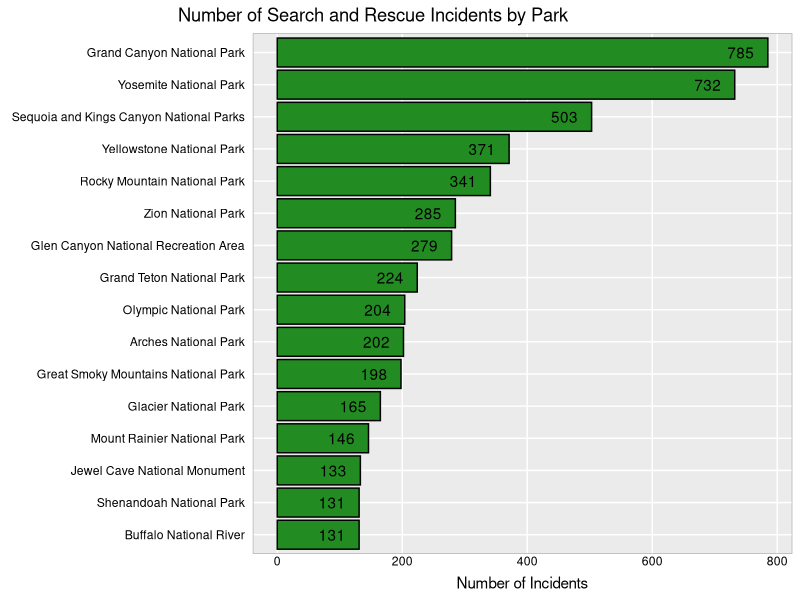

This chart was generated by the following R code: (Note: this script raises an error after producing the figure.)
## ---- chunk 1
#| include: false
library(tidyverse)
library(ggplot2)
## ---- chunk 2
#| echo: false
hw <- theme_gray()+ theme(
  plot.title=element_text(hjust=-0.5),
  plot.subtitle=element_text(hjust=0.5),
  plot.caption=element_text(hjust=-.5),
  
  strip.text.y = element_blank(),
  strip.background=element_rect(fill=rgb(.9,.95,1),
                                colour=gray(.5), linewidth =.2),
  
  panel.border=element_rect(fill=FALSE,colour=gray(.70)),
  panel.grid.minor.y = element_blank(),
  panel.grid.minor.x = element_blank(),
  panel.spacing.x = unit(0.10,"cm"),
  panel.spacing.y = unit(0.05,"cm"),
  
  # axis.ticks.y= element_blank()
  axis.ticks=element_blank(),
  axis.text=element_text(colour="black"),
  axis.text.y=element_text(margin=margin(0,3,0,3)),
  axis.text.x=element_text(margin=margin(-1,0,3,0))
)

nps_sar = read.csv('NPmostSARincidents.csv')

ggplot(nps_sar, aes(x = reorder(NationalPark, NumberSARIncidents), y = NumberSARIncidents)) +
  geom_bar(stat = 'identity', fill = 'forestgreen', color = 'black') +
  geom_text(aes(label = NumberSARIncidents), vjust = 0.5, hjust = 1.5) +
  coord_flip() +
  labs(
    title = "Number of Search and Rescue Incidents by Park",
    x = NULL,
    y = "Number of Incidents") + hw
## ---- chunk 3
#| echo: false
usa_tbl = map_data("state") %>% as_tibble()

# To ensure the NPS SAR data matches, change state column to lowercase.
nps_sar$State1 = tolower(nps_sar$State1)

# Group by state and add totals
library(dplyr)
sarbystate = nps_sar %>%
  group_by(State1) %>%
  summarize(
    TotalbyState = sum(NumberSARIncidents, na.rm = TRUE)) %>%
  arrange(desc(TotalbyState))

# Join the state map with the sar table
usamapsar = left_join(usa_tbl, sarbystate, by = c('region' = 'State1'))

# only get states with numbers
map1 = usamapsar%>% filter(!is.na(usamapsar$TotalbyState))

map2 = ggplot(usamapsar, aes( x = long, y =lat, group= group)) +
  geom_polygon(aes(fill = TotalbyState), color = 'black') + 
  scale_fill_gradient(name = '# of Incidents', low = 'yellow',
                      high = 'red', na.value = 'grey80') + 
  coord_map() +
  theme_minimal() +
  labs(
    title = "Top 11 States with Search and Rescue Incidents", 
    x ='', 
    y = '',
    caption = 'Gray states contain no data') + 
  theme(plot.title = element_text(size = 20))

map2
